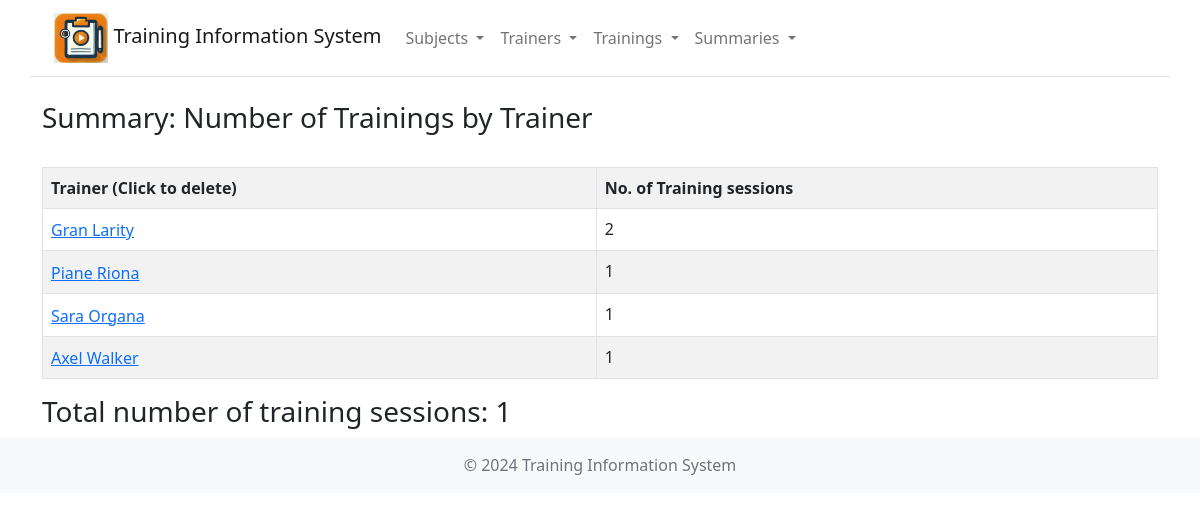
/summaries, run on the app's committed database.
### models.py (models this page shows)
class Trainer(db.Model):
    __tablename__ = 'trainer'
    trainer_id = db.Column(db.Integer, primary_key=True)
    first_name = db.Column(db.String(50), nullable=False)
    family_name = db.Column(db.String(50), nullable=False)
    trainings = db.relationship('Training', back_populates='trainer')

### routes/summary_routes.py (the view)
@summary_bp.route('/summaries')
def summaries():
    summary_data = db.session.query(
        Trainer.first_name,
        Trainer.family_name,
        Trainer.trainer_id.label('tr_id'),
        func.count(Training.t_id).label('frequency')
    ).join(Training).group_by(Trainer.trainer_id, Trainer.first_name, Trainer.family_name).all()
    training_sessions = 1
    return render_template('summaries.html', summary_data=summary_data, training_sessions=training_sessions)

### templates/summaries.html (shortened to what this page needs)
<!DOCTYPE html>
<html lang="en">
<head>
    <link href="/static/css/bootstrap/css/bootstrap.min.css" rel="stylesheet" />
    <link href="/static/css/bootstrap/font/bootstrap-icons.min.css" rel="stylesheet" />
</head>
<body>
    {% include 'navbar.html' %}
    <div class="container">
        <br />
        <h3>Summary: Number of Trainings by Trainer</h3>
        <br />
        {% if summary_data %}
            <table class='table table-striped table-bordered table-hover'>
                <tr>
                    <th>Trainer (Click to delete)</th>
                    <th>No. of Training sessions</th>
                </tr>
                {% for row in summary_data %}
                    <tr>
                        <td>
                            <form action="{{ url_for('trainer.trainer_delete', id=row.tr_id) }}" method="POST" style="display:inline;">
                                <button type="submit" class="btn btn-link" style="padding:0; border:none; background:none;">
                                    {{ row.first_name }} {{ row.family_name }}
                                </button>
                            </form>
                        </td>
                        <td>{{ row.frequency }}</td>
                    </tr>
                {% endfor %}
            </table>
            <h3>Total number of training sessions: {{ training_sessions }}</h3>
        {% else %}
            <p class="alert alert-danger">Summary cannot be created.</p>
        {% endif %}
    </div>
    {% include 'footer.html' %}
</body>
</html>

### data on the page
Trainer: first_name "Gran", family_name "Larity", frequency "2"
Trainer: first_name "Piane", family_name "Riona", frequency "1"
Trainer: first_name "Sara", family_name "Organa", frequency "1"
Trainer: first_name "Axel", family_name "Walker", frequency "1"

### other printed values
{{ training_sessions }} "1"
